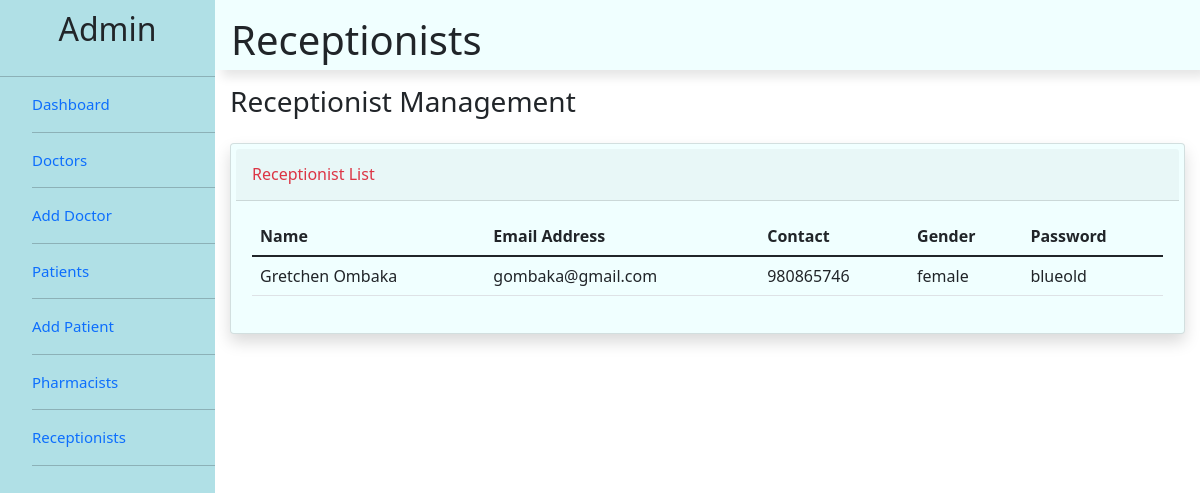
Screenshot of /admin/receptionists.php with the database file from the repository.
### tables this page shows
CREATE TABLE `receptionists` (
  `id` int(100) NOT NULL,
  `fullname` varchar(100) NOT NULL,
  `contact` int(15) NOT NULL,
  `email` varchar(100) NOT NULL,
  `gender` varchar(100) NOT NULL,
  `password` varchar(15) NOT NULL,
  `cpassword` varchar(15) NOT NULL
);

### admin/receptionists.php (the view, shortened to what this page needs)
<?php
include("connect.php");
$q = "SELECT * FROM receptionists ORDER BY id DESC";
$result = $con->query($q);
?>
<html>
    <head>
        <link rel="stylesheet" href="css/bootstrap-5.1.3-dist/css/bootstrap.min.css">
        <link rel="stylesheet" href="css/doc.css">
    </head>
    <body>
        <div class="sidebar">
            <div class="sidebar-title">
                <h2>Admin</h2>
            </div>
            <hr>
            <div class="sidebar-menu">
                <ul class="listItems">
                    <li>
                        <a href="dashboard.php">
                            Dashboard
                        </a>
                    </li>
                    <hr>
                    <li>
                        <a href="doctor.php">
                            Doctors
                        </a>
                    </li>
                    <hr>
                    <li>
                        <a href="addoctor.php">
                            Add Doctor
                        </a>
                    </li>
                    <hr>
                    <li>
                        <a href="patient.php">
                            Patients
                        </a>
                    </li>
                    <hr>
                    <li>
                        <a href="addpatient.php">
                            Add Patient
                        </a>
                    </li>
                    <hr>
                    <li>
                        <a href="pharmacists.php">
                            Pharmacists
                        </a>
                    </li>
                    <hr>
                    <li>
                        <a href="receptionists.php">
                            Receptionists
                        </a>
                    </li>
                    <hr>
                </ul>
            </div>
        </div>
        <div class="main">
            <header>
                <h1>
                    Receptionists
                </h1>
            </header>
            <section class="home">
                <h1 class="h3 mb-4 text-gray-800">Receptionist Management</h1>
                <div class="card shadow mb-4">
                    <div class="card-header py-3">
                        <div class="row">
                            <div class="col">
                                <h6 class="m-0 font-weight-bold text-danger">Receptionist List</h6>
                            </div>
                        </div>
                    </div>
                    <div class="card-body">
                        <div class="table-responsive">
                            <table class="table table-borderd" id="doctor_table" width="100%" cellspacing="0">
                                <thead>
                                    <tr>
                                        <th>Name</th>
                                        <th>Email Address</th>
                                        <th>Contact</th>
                                        <th>Gender</th>
                                        <th>Password</th>
                                    </tr>
                                </thead>
                                    <?php
                                        while($rows=$result->fetch_assoc()){
                                    ?>
                                    <tr>
                                        <td><?php echo $rows['fullname'];?></td>
                                        <td><?php echo $rows['email'];?></td>
                                        <td><?php echo $rows['contact'];?></td>
                                        <td><?php echo $rows['gender'];?></td>
                                        <td><?php echo $rows['password'];?></td>
                                    </tr>
                                    <?php
                                        }
                                    ?>
                            </table>
                        </div>
                    </div>
                </div>
            </section>
        </div>
    </body>
</html>

### admin/css/doc.css (style rules this page uses)
html { background-color: aliceblue; }
.sidebar { width: 215px; position: fixed; left: 0; top: 0; height: 100%; background-color: powderblue; }
.sidebar-title { height: 50px; text-align: center; }
.listItems { list-style: none; }
li { width: 100%; margin-bottom: 1rem; }
ul { list-style: none; }
a { text-decoration: none; cursor: pointer; display: block; font-size: 15; }
.main { margin-left: 215px; }
header { display: flex; justify-content: space-between; padding: 1rem; box-shadow: 7px 7px 10px rgba(0, 0, 0, 0.1); height: 70px; text-align: center; align-content: center; margin-bottom: 5px; background-color: azure; }
.sidebar-title h2 { text-align: center; align-content: center; margin-top: 10px; }
.home { margin-top: 15px; margin-left: 15px; margin-right: 15px; }
.card { padding: 5px; box-shadow: 7px 7px 10px rgba(0, 0, 0, 0.1); background-color: azure; }

### rows the page displays
receptionists: fullname "Gretchen Ombaka", email "gombaka@gmail.com", contact "980865746", gender "female", password "blueold"
